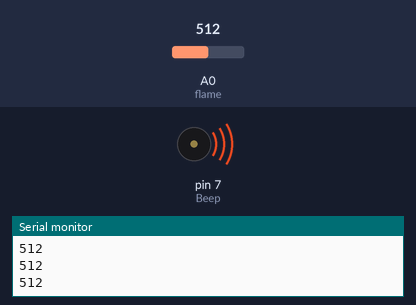
A sketch run on a simulated Arduino Uno, built with avr-gcc and run on an emulated ATmega328P. Shown: buzzer (waves = sounding, pin HIGH), the last lines printed to the serial monitor. Inputs (shaded band) come from the test bench; at power-on: A0 (flame) = 512.

Above: at 1.3 s.
1.4 s: A0 (flame) set to 493
At 2.7 s:
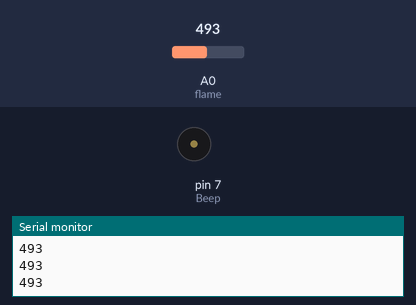
3.0 s: A0 (flame) set to 510
At 3.9 s:
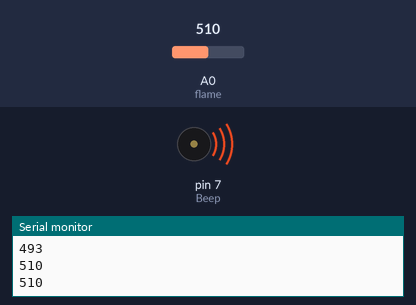
4.5 s: A0 (flame) set to 490
At 5.1 s:
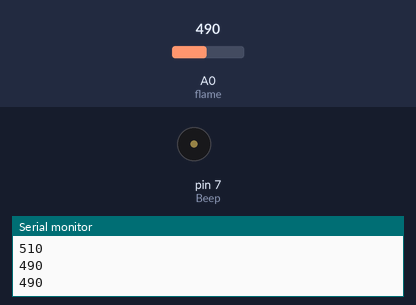
Timing chart, 0 to 7.5 s (numbered marks = the images above; inputs shaded):
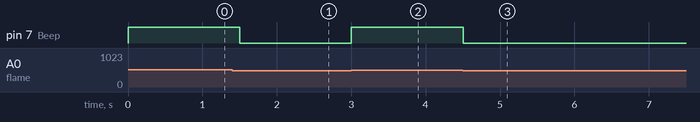

The sketch:

fire.ino
```cpp
int flame = A0; //定义火焰接口为模拟0 接口
int Beep = 7; //定义蜂鸣器接口为数字8 接口
int val = 0; //定义数字变量
void setup(){
  pinMode(Beep, OUTPUT); //定义LED 为输出接口
  pinMode(flame, INPUT); //定义蜂鸣器为输入接口
  Serial.begin(9600);
}
void loop() {
  val = analogRead(flame); //读取火焰传感器的模拟值
  Serial.println(val);//输出模拟值，并将其打印出来
  if (val >= 500) //当模拟值大于600 时蜂鸣器鸣响
  {
    digitalWrite(Beep, HIGH);
  } else {
    digitalWrite(Beep, LOW);
  }

  delay(500);
}
```

Measured:
- the behaviour switches between 500 and 499 on A0 (flame) (found by bisection; images 0 and 1)
- after the input at 1.4 s, pin 7 (Beep): HIGH → LOW after 0.10 s
- after the input at 3.0 s, pin 7 (Beep): LOW → HIGH at once
- after the input at 4.5 s, pin 7 (Beep): HIGH → LOW at once
